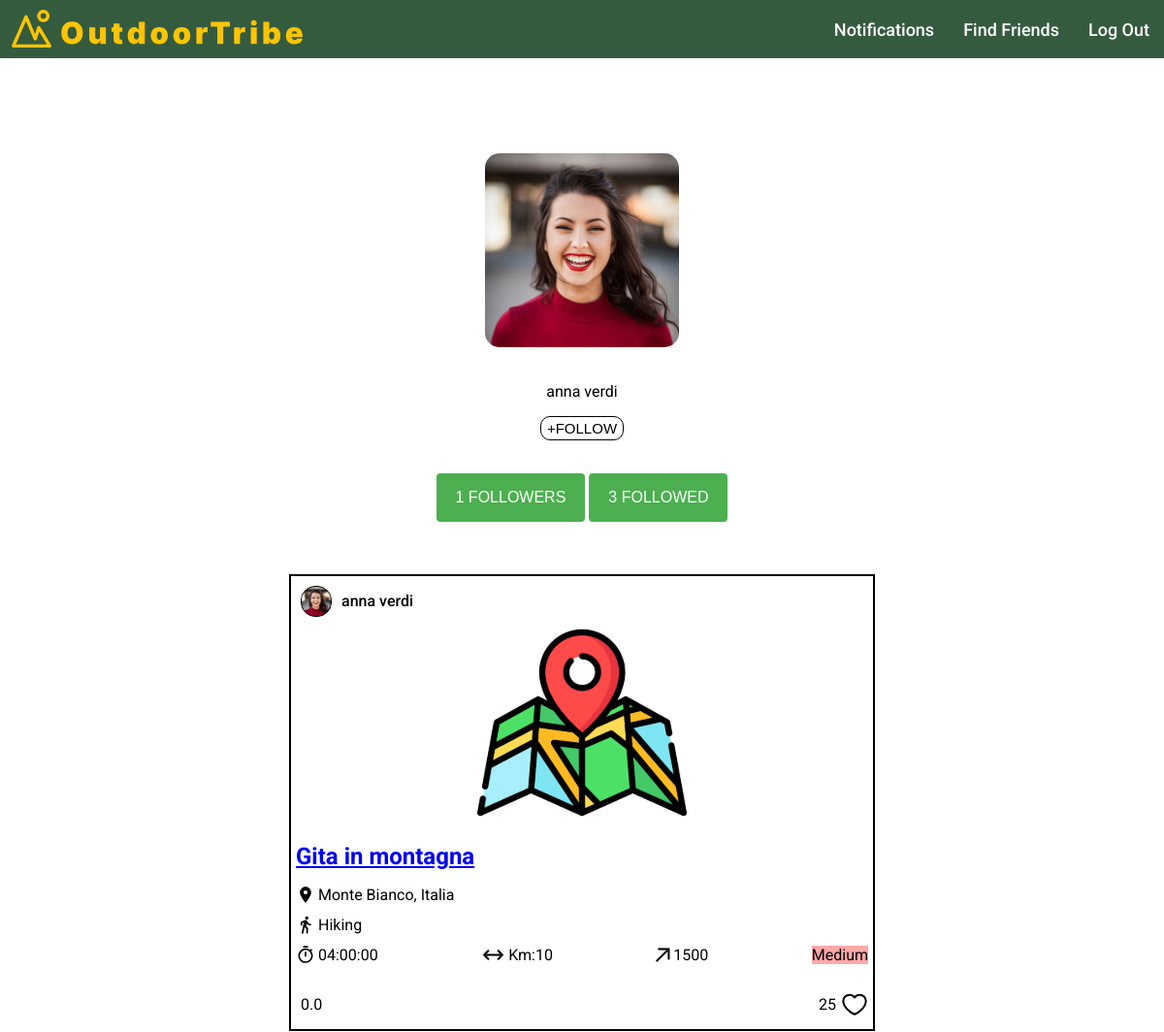
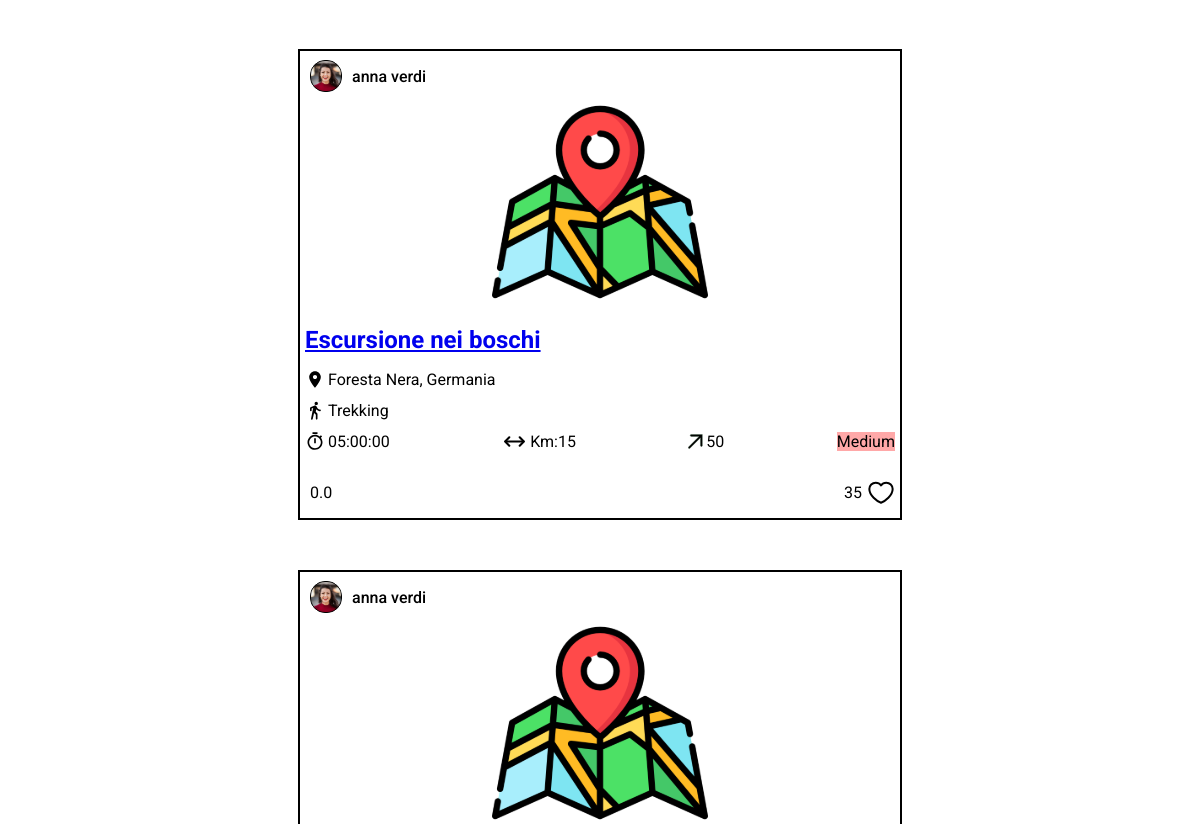
Before: /public/otherprofile.php?id=2 (upper part) with the older database file (2 pictures, top to bottom).
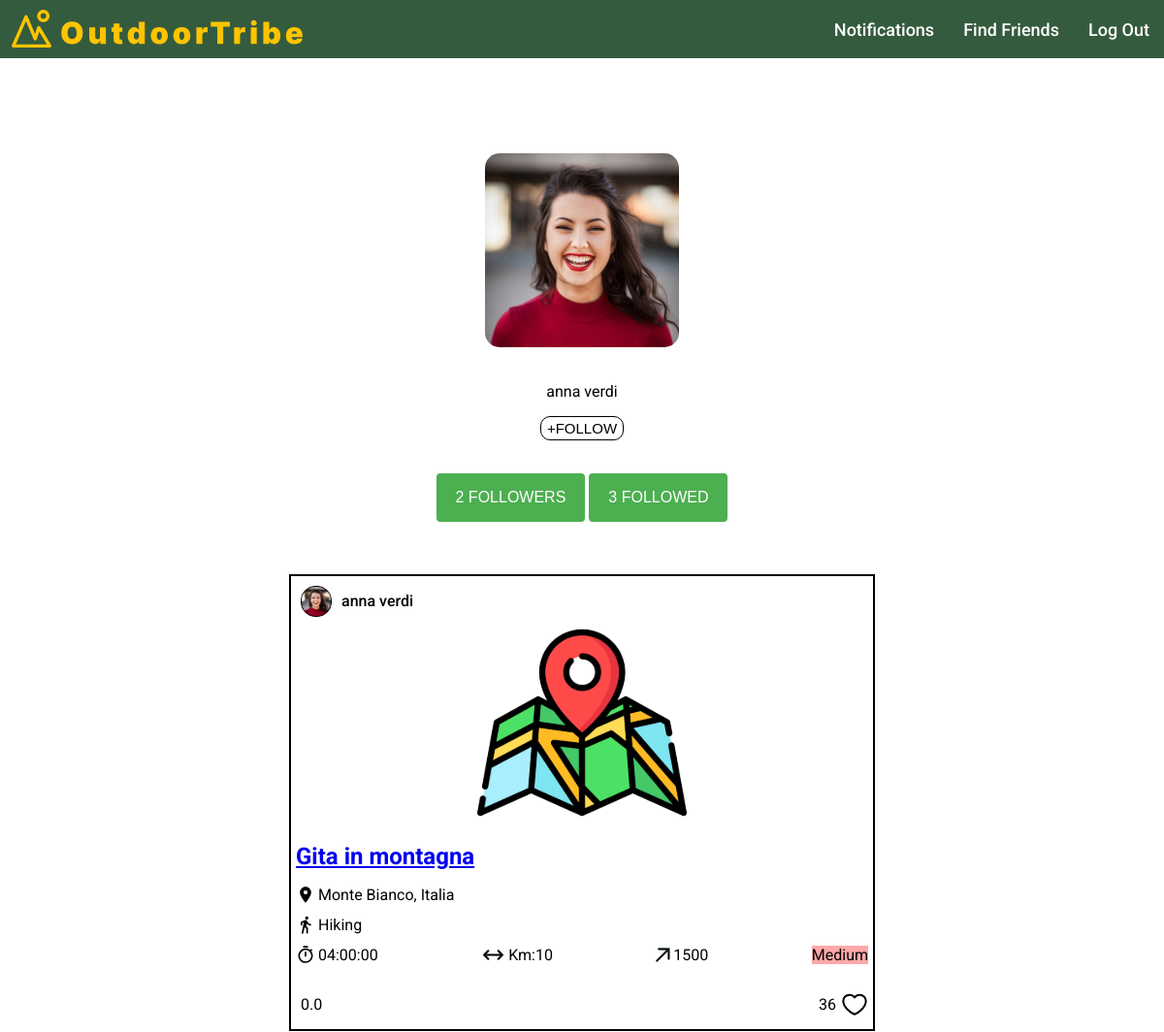
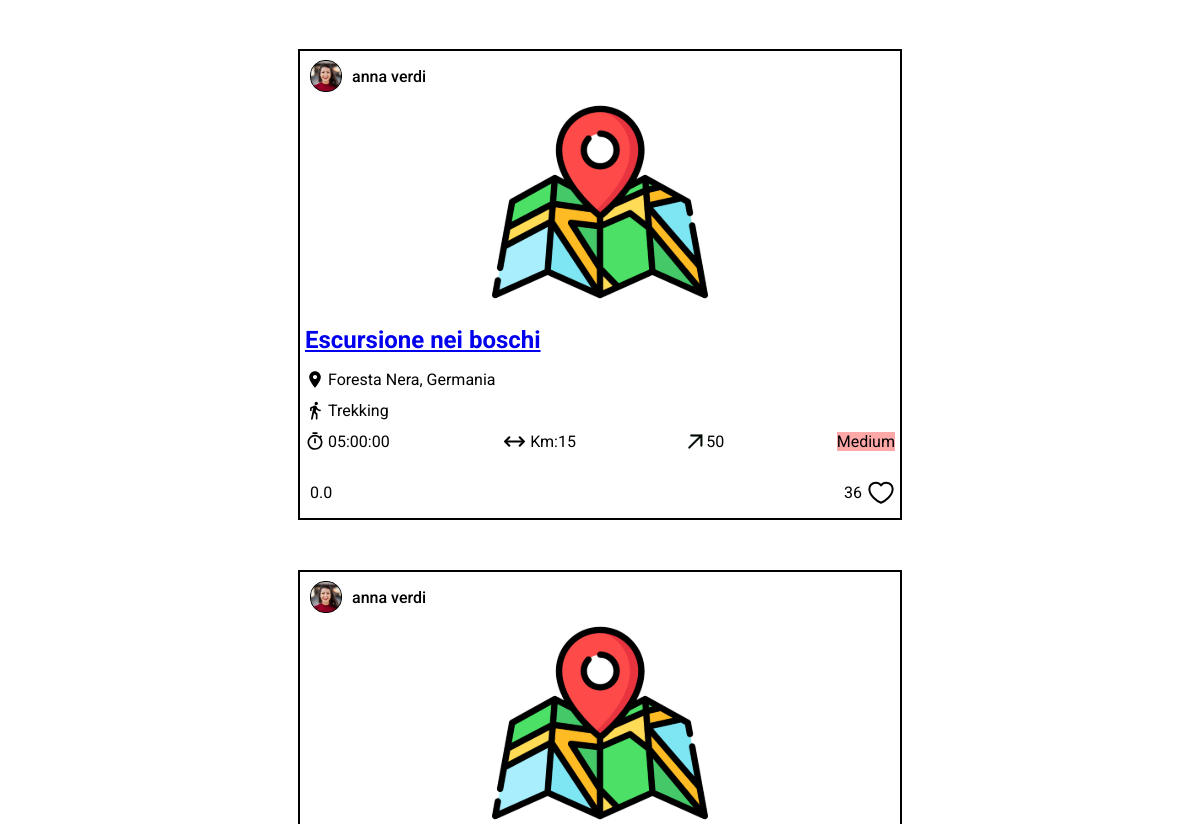
After: the same page with the newer database file (2 pictures, top to bottom).
### tables this page shows
CREATE TABLE `photo` (
  `id` int NOT NULL,
  `post_id` int DEFAULT NULL,
  `user_id` int DEFAULT NULL,
  `name` text NOT NULL
);

CREATE TABLE `user` (
  `id` int NOT NULL,
  `name` varchar(100) NOT NULL,
  `surname` varchar(100) NOT NULL,
  `email` varchar(100) NOT NULL,
  `password` varchar(100) NOT NULL
);

CREATE TABLE `post` (
  `id` int NOT NULL,
  `user_id` int NOT NULL,
  `title` varchar(255) NOT NULL,
  `location` varchar(100) NOT NULL,
  `activity` varchar(100) NOT NULL,
  `duration` time DEFAULT NULL,
  `length` float DEFAULT NULL,
  `max_altitude` float DEFAULT NULL,
  `min_altitude` float DEFAULT NULL,
  `max_ascent` float DEFAULT NULL,
  `min_descent` float DEFAULT NULL,
  `difficulty` varchar(6) DEFAULT NULL,
  `likes` int DEFAULT NULL,
  `created_at` timestamp NOT NULL DEFAULT CURRENT_TIMESTAMP
);

### admin/functions.php (called while the page is built, shortened)
<?php
function getProfilePhotoUrl($conn, $user_id)
{
  $query_photo_profile = "SELECT name FROM photo WHERE user_id = $user_id AND post_id IS NULL";
  $result_photo_profile = $conn->query($query_photo_profile);
  if ($result_photo_profile->num_rows > 0) {
    $photo_profile_row = $result_photo_profile->fetch_assoc();
    $profile_photo_url = "./../uploads/photos/profile/" . $photo_profile_row['name'];
  } else {
    $profile_photo_url = "./../assets/icons/profile.svg";
  }
  return $profile_photo_url;
}
function getAverageRating($conn, $post_id)
{
  $query_average_rating = "SELECT AVG(rating) AS average_rating FROM post_ratings WHERE post_id = ?";
  $stmt_avg_rating = $conn->prepare($query_average_rating);
  $stmt_avg_rating->bind_param("i", $post_id);
  $stmt_avg_rating->execute();
  $result_avg_rating = $stmt_avg_rating->get_result();
  $average_rating_row = $result_avg_rating->fetch_assoc();
  $average_rating = $average_rating_row['average_rating'];
  if ($average_rating === null) {
    $average_rating = 0;
  }
  return $average_rating;
}

### templates/post/post.php (the view, shortened to what this page needs)
<div class="post-container">
  <div class="username-container">
    <img class="user-picture" src="<?php echo $profile_photo_url; ?>" alt="username-picture">
    <p class="username"><?php echo $username; ?></p>
  </div>
  <div class="photo-container">
    <div class="map">
      <img src="./../assets/icons/map.svg" alt="post-picture">
    </div>
  </div>
  <div class="info-container">
    <div class="title">
      <?php if (!$is_post_details) : ?>
        <h2><a href="post_details.php?id=<?php echo $post_id; ?>"><?php echo $title; ?></a></h2>
      <?php else : ?>
        <h2><?php echo $title; ?></h2>
      <?php endif; ?>
    </div>
    <div class="location">
      <img src="./../assets/icons/location.svg" alt="location-icon">
      <p><?php echo $location; ?></p>
    </div>
    <div class="activity">
      <img src="./../assets/icons/activity.svg" alt="activity-icon">
      <p><?php echo $activity; ?></p>
    </div>
    <div class="details-container">
      <div class="duration">
        <img src="./../assets/icons/time.svg" alt="duration-activity-icon">
        <p><?php echo $duration; ?></p>
      </div>
      <div class="length">
        <img src="./../assets/icons/length.svg" alt="length-activity-icon">
        <p>Km:<?php echo $length; ?></p>
      </div>
      <div class="altitude">
        <img src="./../assets/icons/altitude.svg" alt="altitude-activity-icon">
        <p><?php echo $altitude; ?></p>
      </div>
      <div class="difficulty-<?php echo strtolower($difficulty); ?>">
        <p><?php echo $difficulty; ?></p>
      </div>
    </div>
    <div class="rating-likes">
      <div class="rating">
        <p> <?php echo number_format($average_rating, 1); ?> </p>
      </div>
      <div class="likes">
        <p id="likes-<?php echo $post_id; ?>" data-post-id="<?php echo $post_id; ?>" class="likes-count"><?php echo $likes; ?></p>
        <div class="<?php echo $like_icon_class; ?>" data-post-id="<?php echo $post_id; ?>"></div>
      </div>
    </div>
  </div>
</div>

### public/otherprofile.php (shortened to what this page needs)
<?php
include("./../server/connection.php");
include("./../admin/functions.php");
?>
<!DOCTYPE html>
<html lang="en">
<head>
  <link rel="stylesheet" href="./../templates/header/header.css">
  <link rel="stylesheet" href="./../templates/footer/footer.css">
  <link rel="stylesheet" href="./../public/styles/profilepage.css">
  <link rel="stylesheet" href="./../public/styles/otherprofile.css">
 <link rel="stylesheet" href="./../templates/post/post.css">
</head>
<body>
  <main>
  <?php
    $current_user_id = isset($_SESSION['user_id']) ? $_SESSION['user_id'] : null;
    if (isset($_GET['id'])) {
      $post_id = intval($_GET['id']);
        $query_user = "SELECT name, surname
                FROM user
                WHERE id = ?";
        $stmt_user = $conn->prepare($query_user);
        $stmt_user->bind_param("i", $post_id);
        $stmt_user->execute();
        $result_user = $stmt_user->get_result();
        $user = $result_user->fetch_assoc();
        $query_follower = "SELECT COUNT(follower_id) as followers
                FROM follow
                WHERE follow.followed_id = ?";
        $stmt_follower = $conn->prepare($query_follower);
        $stmt_follower->bind_param("i", $post_id);
        $stmt_follower->execute();
        $result_follower = $stmt_follower->get_result();
        $follower_row = $result_follower->fetch_assoc();
        $follower = $follower_row['followers'];
        $query_followed = "SELECT COUNT(followed_id) as followed
                FROM follow
                WHERE follow.follower_id = ?";
        $stmt_followed = $conn->prepare($query_followed);
        $stmt_followed->bind_param("i", $post_id);
        $stmt_followed->execute();
        $result_followed = $stmt_followed->get_result();
        $followed_row = $result_followed->fetch_assoc();
        $following = $followed_row['followed'];
        $query_image = "SELECT name
                FROM photo
                WHERE user_id = ? AND post_id IS NULL";
        $stmt_image = $conn->prepare($query_image);
        $stmt_image->bind_param("i", $post_id);
        $stmt_image->execute();
        $result_image = $stmt_image->get_result();
        $photo_profile_row = $result_image->fetch_assoc();
        $profile_photo_url = "./../uploads/photos/profile/" . $photo_profile_row['name'];
    }
    ?>
    <div class="profile-info">
    <div class="circular-square">
        <?php if (!empty($profile_photo_url)) { ?>
            <img class="circular-square-img" src="<?php echo $profile_photo_url; ?>" alt="profile-photo">
        <?php } else { ?>
            <div class="user-picture"></div>
        <?php } ?>
    </div>
    <p class="profile-name"><?php echo $user['name'].' '.$user['surname']; ?></p>
    <form id="followForm" action="" method="post">
        <button id="followButton" class="plusfollow-button" type="button">+FOLLOW</button>
    </form>
</div>
    <div class="buttons-container">
    <div class="button-column">
        <form action="./../public/followers.php" method="get">
            <button class="check-btn" type="submit"><?php echo $follower; ?> FOLLOWERS</button>
        </form>
    </div>
    <div class="button-column">
        <form action="./../public/follow.php" method="get">
            <button class="check-btn" type="submit"><?php echo $following; ?> FOLLOWED</button>
        </form>
    </div>
</div>
    <?php
       $query_post = "SELECT post.id, post.title, post.location, post.user_id, post.duration, post.length, post.max_altitude, post.difficulty, post.activity, post.likes,
       (SELECT COUNT(*) FROM likes WHERE post_id = post.id AND user_id = ?) AS user_liked
       FROM post
       JOIN user ON post.user_id = user.id
       WHERE post.user_id = ?
       ORDER BY post.created_at DESC";
        $stmt_post = $conn->prepare($query_post);
        $stmt_post->bind_param("ii", $current_user_id, $post_id);
        $stmt_post->execute();
        $result_post = $stmt_post->get_result();
        $posts = $result_post->fetch_all(MYSQLI_ASSOC);
        if($result_post->num_rows > 0){
            foreach($posts as $post){
                $profile_photo_url = getProfilePhotoUrl($conn, $post['user_id']);
                $average_rating = getAverageRating($conn, $post['id']);
                $post_id = $post['id'];
                $username = $user['name'] . ' ' . $user['surname'];
                $title = $post['title'];
                $location = $post['location'];
                $activity = $post['activity'];
                $duration = $post['duration'];
                $length = $post['length'];
                $altitude = $post['max_altitude'];
                $difficulty = $post['difficulty'];
                $likes = isset($post['likes']) ? $post['likes'] : 0;
                $user_liked = $post['user_liked'];
                $is_post_details = false;
                $like_icon_class = $user_liked ? 'like-icon liked' : 'like-icon';
                include("./../templates/post/post.php");
            }
        } else {
            echo "Non sono ancora stati caricati dei post.";
        }
    ?>
  </main>
</body>

### templates/header/header.css (style rules this page uses)
header { font-family: "Roboto", sans-serif; height: 60px; display: flex; flex-direction: row; background-color: #355B3E; align-items:center; max-width: 2000px; margin: auto; position: fixed; top: 0; left: 0; right: 0; z-index: 1; }
.left-section { flex: 1; display: flex; }
.right-section { display: flex; align-items: center; }
.logo { margin-left: 10px; height: 45px; }
.menu { position: absolute; top: 65px; right: 0px; width: 130px; background-color: #355B3E; color: #ffffff; padding: 20px; align-items: center; }
.menu a { color: #ffffff; font-weight: 500; font-size: 18px; text-decoration: none; padding: 0 15px; }
@media screen and (min-width: 769px) { .menu { position: static; width: auto; background-color: transparent; color: inherit; padding: 0; display: flex; flex-direction: row; } }

### public/styles/profilepage.css (style rules this page uses)
body { display: flex; justify-content: center; font-family: "Roboto", sans-serif; margin-bottom: 100px; }
main { margin-top: 150px; }
.circular-square { width: 200px; height: 200px; display: flex; justify-content: center; align-items: center; margin-bottom: 20px; }
.circular-square-img { width: 100%; height: 100%; border-radius: 15px; object-fit: cover; margin: 0; }
.buttons-container { display: flex; justify-content: center; align-items: center; }
.check-btn { height: 50px; width: auto; border-radius: 10px; border: 1px solid rgb(2, 150, 100); background-color: rgb(2, 150, 100); color: white; font-size: 24px; cursor: pointer; margin: 0 5px; margin-bottom: 10px; }
.check-btn { margin-right: 10px; }
.check-btn { background-color: #4CAF50; border: none; color: white; padding: 10px 20px; text-align: center; text-decoration: none; display: inline-block; font-size: 16px; margin: 4px 2px; cursor: pointer; border-radius: 4px; }

### public/styles/otherprofile.css (style rules this page uses)
body { display: flex; justify-content: center; font-family: "Roboto", sans-serif; margin-bottom: 100px; }
main { margin-top: 150px; }
.circular-square { width: 200px; height: 200px; display: flex; justify-content: center; align-items: center; margin-bottom: 20px; }
.circular-square-img { width: 100%; height: 100%; border-radius: 15px; object-fit: cover; margin: 0; }
.profile-info { display: flex; flex-direction: column; align-items: center; text-align: center; margin-bottom: 20px; }
.plusfollow-button { height: 25px; width: auto; border-radius: 10px; border: 1px solid black; background-color: white; color: black; font-size: 15px; cursor: pointer; margin: 0 5px; margin-bottom: 10px; }
.buttons-container { display: flex; justify-content: center; align-items: center; }

### templates/post/post.css (style rules this page uses)
.post-container { display: flex; flex-direction: column; justify-content: center; margin-top: 50px; margin-bottom: 30px; border: 2px solid black; min-width: 400px; }
.username-container { margin-left: 10px; display: flex; align-items: center; }
.user-picture { height: 30px; width: 30px; background-color: black; border: 1.2px solid black; border-radius: 15px; object-fit: cover; }
.username { margin-left: 10px; font-weight: 500; }
.photo-container { display: flex; justify-content: center; }
.map img { max-height: 200px; }
.title h2 { color: #355B3E; }
.location, .activity, .duration, .length, .altitude, .details-container, .rating-likes, .rating, .likes { display: flex; }
.likes { align-items: center; cursor: pointer; }
.rating { align-items: center; }
.likes p { margin: 0 5px; }
.like-icon { width: 28px; height: 28px; background-image: url('./../../assets/icons/like.svg'); background-repeat: no-repeat; }
.location, .activity, .details-container { margin-top: -20px; }
.rating p { margin-left: 5px; }
.details-container, .rating-likes { justify-content: space-between; }
.location img, .activity img, .duration img { min-height: 20px; margin-right: 3px; }
.length img { min-width: 25px; margin-right: 3px; }
.altitude img { min-width: 15px; margin-right: 3px; }
.info-container { margin: 0 5px; }
.difficulty-medium p { background-color: #FFA8A8; }
@media screen and (min-width: 900px) { .post-container { min-width: 600px; } }

Changed rows visible on the page:
changed post "Gita in montagna": likes "25" → "36"
changed post "Escursione nei boschi": likes "35" → "36"
Other visible differences:
$follower: "1" → "2"
